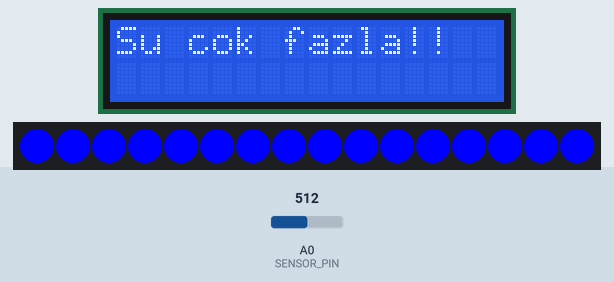
The sketch below on a simulated Arduino Uno, built with avr-gcc and run on an emulated ATmega328P. Shown: 16×2 character LCD, 16 RGB LEDs in strip order, left to right. Inputs (shaded band) come from the test bench; at power-on: A0 (SENSOR_PIN) = 512. Dim RGB values are drawn brighter than linear; what the sketch prints to the serial monitor is not drawn.

Above: at 3.3 s.
3.4 s: A0 (SENSOR_PIN) set to 540
4.9 s: A0 (SENSOR_PIN) set to 564
At 6.4 s:
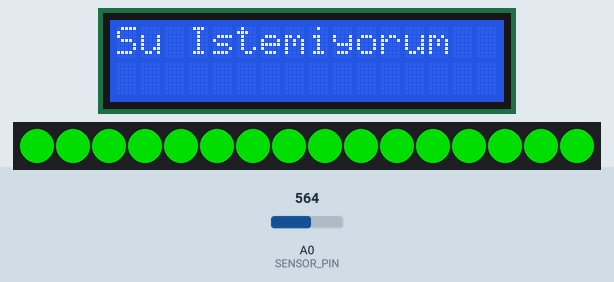
6.7 s: A0 (SENSOR_PIN) set to 511
At 7.3 s:
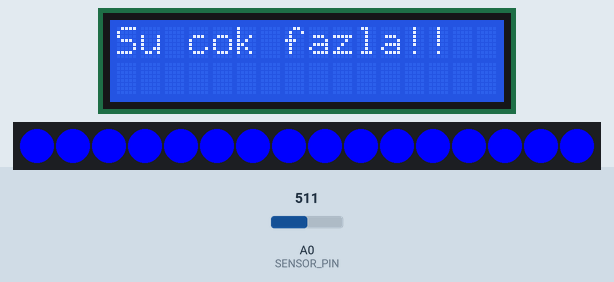
8.3 s: A0 (SENSOR_PIN) set to 716
At 9.3 s:
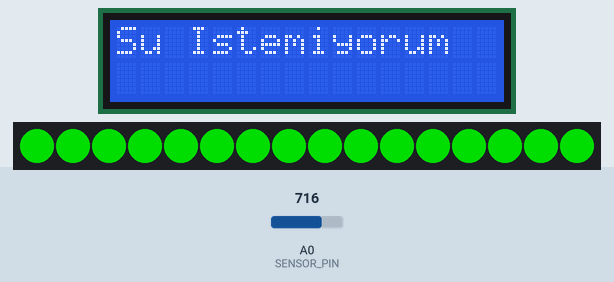
Timing chart, 0 to 10.8 s (numbered marks = the images above; inputs shaded):
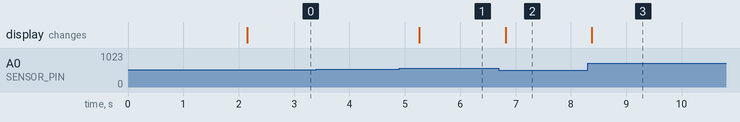

Measured:
- the behaviour switches between 549 and 550 on A0 (SENSOR_PIN) (found by bisection; images 0 and 1)
- after the input at 3.4 s, every drawn part: stays the same
- after the input at 4.9 s, the display: changes after 0.36 s (image 1)
- after the input at 6.7 s, the display: changes after 0.12 s (image 2)
- after the input at 8.3 s, the display: changes after 0.08 s (image 3)

The sketch:

AKILLISAKSI.ino
```cpp
#include <Wire.h>
#include <LiquidCrystal_I2C.h>
#include <Adafruit_NeoPixel.h>

#define SOIL_WET 550
#define SOIL_DRY 1200
#define SENSOR_POWER_PIN 12
#define SENSOR_PIN A0
#define LCD_ADDRESS 0x27
#define LCD_COLUMNS 16
#define LCD_ROWS 2
#define LED_PIN 6
#define NUM_LEDS 16

LiquidCrystal_I2C lcd(LCD_ADDRESS, LCD_COLUMNS, LCD_ROWS);
Adafruit_NeoPixel pixels(NUM_LEDS, LED_PIN, NEO_GRB + NEO_KHZ800);

void setup() {
  Serial.begin(9600);
  lcd.begin(16, 2);
  lcd.init();
  lcd.backlight();
  pinMode(SENSOR_POWER_PIN, OUTPUT);
  pixels.begin();
  lcd.clear();
  lcd.setCursor(0, 0);
  delay(2000);
}

void loop() {
  digitalWrite(SENSOR_POWER_PIN, HIGH);
  int moisture = readSensor();

  lcd.clear();
  lcd.setCursor(0, 0);


  if (moisture > SOIL_DRY) {
    lcd.setCursor(0,0);
    lcd.print("Bana Su Ver");
    Serial.print("Toprak Nem Seviyesi: ");
    Serial.println(moisture);
    setLEDColor(255, 0, 0);  // Kırmızı
  } else if (moisture >= SOIL_WET && moisture < SOIL_DRY) {
    lcd.setCursor(0,0);
    lcd.print("Su Istemiyorum");
    Serial.print("Toprak Nem Seviyesi: ");
    Serial.println(moisture);
    setLEDColor(0, 150, 0);  // Yeşil
  } else {
    lcd.setCursor(0,0);
    lcd.print("Su cok fazla!!");
    Serial.print("Toprak Nem Seviyesi: ");
    Serial.println(moisture);
    setLEDColor(0, 0, 255);  // Mavi
  }

  digitalWrite(SENSOR_POWER_PIN, LOW);
  delay(500);
}

int readSensor() {
  int val = analogRead(SENSOR_PIN);
  return val;
}

void setLEDColor(uint8_t r, uint8_t g, uint8_t b) {
  for (int i = 0; i < NUM_LEDS; i++) {
    pixels.setPixelColor(i, pixels.Color(r, g, b));
  }
  pixels.show();
}
```
